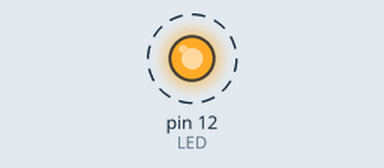
The sketch below on a simulated Arduino Uno, built with avr-gcc and run on an emulated ATmega328P. Shown: output pins drawn as LEDs (lit = HIGH). Dashed ring = blinking.

Above: at 0.05 s.
Timing chart, 0 to 3.0 s (numbered marks = the images above):
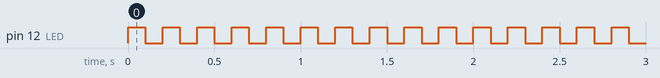

Measured:
- by itself, pin 12 (LED): alternates HIGH for 0.10 s and LOW for 0.10 s

The sketch:

5-BlinkLEDWithButton.ino
```cpp
/*
 * WorkShop Arduino
 * Epitech HUB activity
 * Dexmos
 */

// Used pin (on the arduino)
int LED = 12;

void setup() {
  // Set 12 pin to current Output
  pinMode(LED, OUTPUT);
}

void loop() {
  digitalWrite(LED, HIGH);  // Turn on the LED
  delay(100);               // Add delay between action
  digitalWrite(LED, LOW);  // Turn off the LED
  delay(100);
}
```
